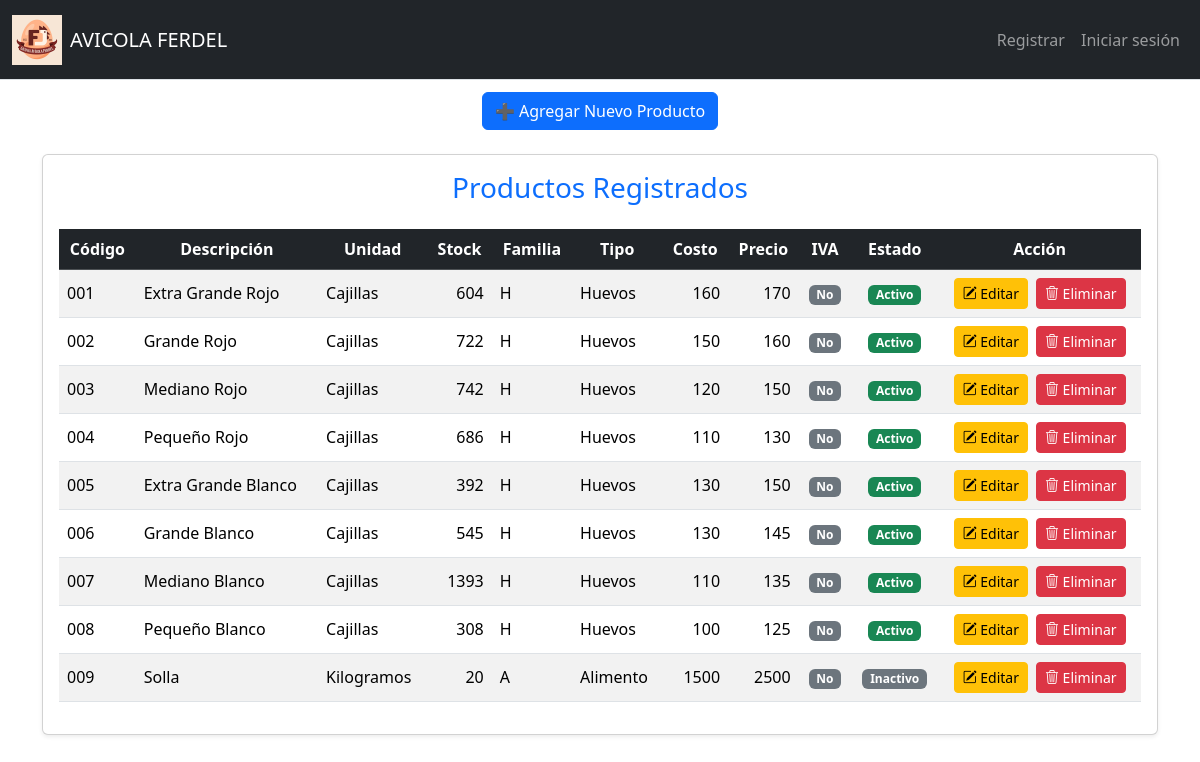
Before: /productos with the older database file.
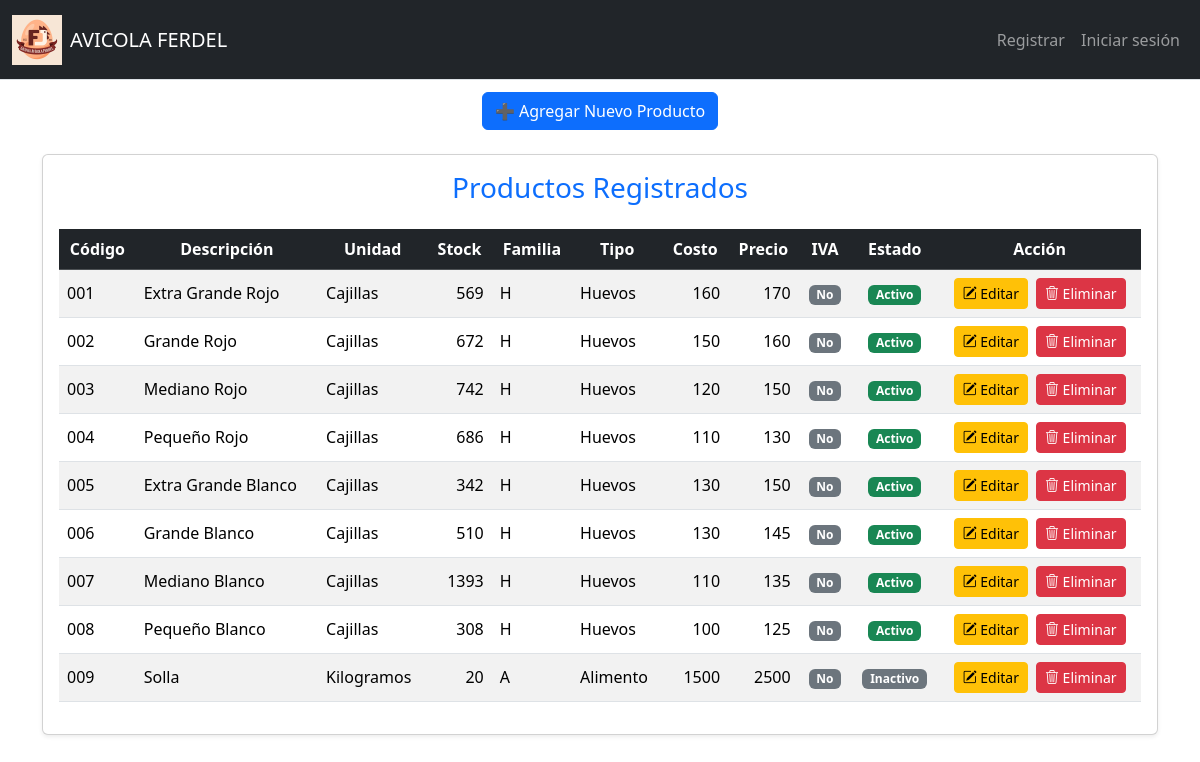
After: the same page with the newer database file.
### tables this page shows
CREATE TABLE Productos (
    ID_Producto INTEGER PRIMARY KEY AUTOINCREMENT,
    COD_Producto TEXT,
    Descripcion TEXT NOT NULL,
    Unidad_Medida INTEGER,
    Existencias NUMERIC DEFAULT 0,
    Estado INTEGER DEFAULT 1,
    Familia INTEGER,
    Costo_Promedio NUMERIC,
    IVA INTEGER DEFAULT 0,
    Tipo INTEGER,
    Precio_Venta NUMERIC,
    ID_Empresa INTEGER,
    Fecha_Creacion DATE DEFAULT CURRENT_DATE,
    Usuario_Creador INTEGER, Stock_Minimo NUMERIC DEFAULT 5,
    FOREIGN KEY (Unidad_Medida) REFERENCES Unidades_Medida(ID_Unidad),
    FOREIGN KEY (Familia) REFERENCES Familia(ID_Familia),
    FOREIGN KEY (Tipo) REFERENCES Tipo_Producto(ID_TipoProducto),
    FOREIGN KEY (ID_Empresa) REFERENCES Empresa(ID_Empresa)
);

CREATE TABLE Unidades_Medida (
    ID_Unidad INTEGER PRIMARY KEY AUTOINCREMENT,
    Descripcion TEXT NOT NULL,
    Abreviatura TEXT
);

CREATE TABLE Familia (
    ID_Familia INTEGER PRIMARY KEY AUTOINCREMENT,
    Descripcion TEXT NOT NULL
);

CREATE TABLE Tipo_Producto (
    ID_TipoProducto INTEGER PRIMARY KEY AUTOINCREMENT,
    Descripcion TEXT NOT NULL
);

### app.py (the view, shortened to what this page needs)
@app.route("/productos", methods=["GET", "POST"])
def productos():
    try:
        productos = db.execute("""
            SELECT P.*, U.Descripcion AS Unidad, F.Descripcion AS FamiliaDesc, T.Descripcion AS TipoDesc
            FROM Productos P
            LEFT JOIN Unidades_Medida U ON P.Unidad_Medida = U.ID_Unidad
            LEFT JOIN Familia F ON P.Familia = F.ID_Familia
            LEFT JOIN Tipo_Producto T ON P.Tipo = T.ID_TipoProducto
            ORDER BY P.cod_producto
        """)
        unidades = db.execute("SELECT ID_Unidad, Descripcion FROM Unidades_Medida ORDER BY Descripcion")
        familias = db.execute("SELECT ID_Familia, Descripcion FROM Familia ORDER BY Descripcion")
        tipos = db.execute("SELECT ID_TipoProducto, Descripcion FROM Tipo_Producto ORDER BY Descripcion")
        bodegas = db.execute("SELECT ID_Bodega, Nombre FROM Bodegas ORDER BY Nombre")
        if not isinstance(productos, (list, tuple)) and hasattr(productos, 'fetchall'):
            productos = productos.fetchall()
        if not isinstance(unidades, (list, tuple)) and hasattr(unidades, 'fetchall'):
            unidades = unidades.fetchall()
        if not isinstance(familias, (list, tuple)) and hasattr(familias, 'fetchall'):
            familias = familias.fetchall()
        if not isinstance(tipos, (list, tuple)) and hasattr(tipos, 'fetchall'):
            tipos = tipos.fetchall()
        if not isinstance(bodegas, (list, tuple)) and hasattr(bodegas, 'fetchall'):
            bodegas = bodegas.fetchall()
    except Exception as e:
        flash(f"Error al cargar los datos: {str(e)}", "danger")
        productos = []
        unidades = []
        familias = []
        tipos = []
        bodegas = []
    return render_template(
        "productos.html",
        productos=productos,
        unidades=unidades,
        familias=familias,
        tipos=tipos,
        bodegas=bodegas
    )

### app.py (called while the page is built)
@app.after_request
def after_request(response):
    response.headers["Cache-Control"] = "no-cache, no-store, must-revalidate"
    response.headers["Expires"] = 0
    response.headers["Pragma"] = "no-cache"
    return response

### Templates/productos.html (shortened to what this page needs)
{% extends "layout.html" %}
{% block main %}
<div class="container">
    <div class="d-flex justify-content-center mb-4">
        <button class="btn btn-primary" type="button" data-bs-toggle="collapse" data-bs-target="#formularioProducto" aria-expanded="false" aria-controls="formularioProducto">
            ➕ Agregar Nuevo Producto
        </button>
    </div>
    <div class="card shadow-sm">
        <div class="card-body">
            <h3 class="card-title text-center text-primary mb-4">Productos Registrados</h3>
            <div class="table-responsive">
                <table class="table table-striped table-hover align-middle">
                    <thead class="table-dark text-center">
                        <tr>
                            <th>Código</th>
                            <th>Descripción</th>
                            <th>Unidad</th>
                            <th>Stock</th>
                            <th>Familia</th>
                            <th>Tipo</th>
                            <th>Costo</th>
                            <th>Precio</th>
                            <th>IVA</th>
                            <th>Estado</th>
                            <th>Acción</th>
                        </tr>
                    </thead>
                    <tbody>
                        {% for p in productos %}
                        <tr>
                            <td>{{ p.COD_Producto or '-' }}</td>
                            <td>{{ p.Descripcion }}</td>
                            <td>{{ p.Unidad or '-' }}</td>
                            <td class="text-end">{{ p.Existencias }}</td>
                            <td>{{ p.FamiliaDesc or '-' }}</td>
                            <td>{{ p.TipoDesc or '-' }}</td>
                            <td class="text-end">{{ p.Costo_Promedio }}</td>
                            <td class="text-end">{{ p.Precio_Venta }}</td>
                            <td class="text-center">
                                {% if p.IVA %}
                                    <span class="badge bg-success">Sí</span>
                                {% else %}
                                    <span class="badge bg-secondary">No</span>
                                {% endif %}
                            </td>
                            <td class="text-center">
                                {% if p.Estado == 1 %}
                                    <span class="badge bg-success">Activo</span>
                                {% else %}
                                    <span class="badge bg-secondary">Inactivo</span>
                                {% endif %}
                            </td>
                            <td class="text-center">
                                <div class="d-flex justify-content-center gap-2">
                                    <a href="{{ url_for('editar_producto', id=p.ID_Producto) }}" class="btn btn-sm btn-warning">
                                        <i class="bi bi-pencil-square"></i> Editar
                                    </a>
                                    <a href="{{ url_for('eliminar_producto', id=p.ID_Producto) }}" class="btn btn-sm btn-danger" onclick="return confirm('¿Seguro de eliminar?');">
                                        <i class="bi bi-trash3"></i> Eliminar
                                    </a>
                                </div>
                            </td>
                        </tr>
                        {% else %}
                        <tr>
                            <td colspan="12" class="text-center text-muted">No hay productos registrados.</td>
                        </tr>
                        {% endfor %}
                    </tbody>
                </table>
            </div>
        </div>
    </div>
</div>
{% endblock %}

Changed rows visible on the page:
changed Productos "Extra Grande Rojo": Existencias "604" → "569"
changed Productos "Grande Rojo": Existencias "722" → "672"
changed Productos "Extra Grande Blanco": Existencias "392" → "342"
changed Productos "Grande Blanco": Existencias "545" → "510"
